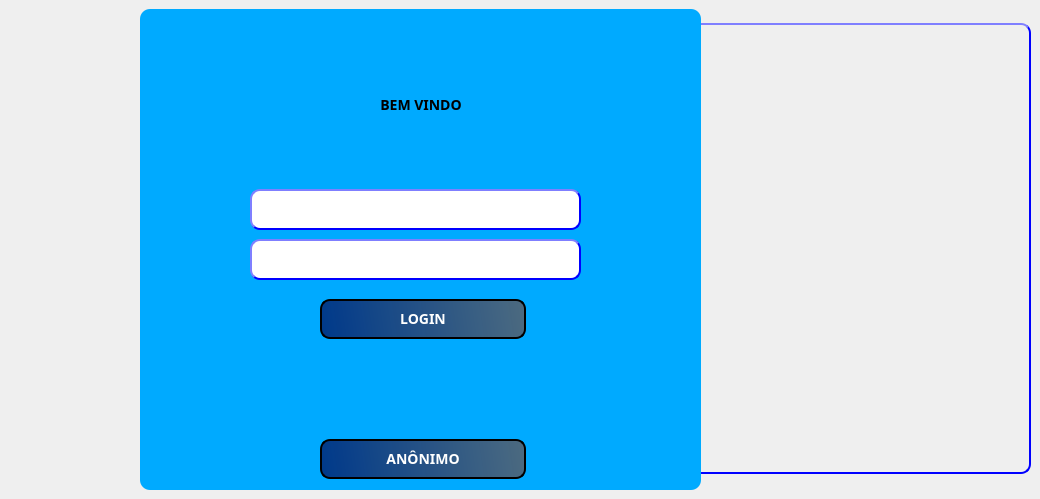
        <widget class="QWidget" name="pg_login">
         <widget class="QFrame" name="frame_2">
          <property name="geometry">
           <rect>
            <x>680</x>
            <y>23</y>
            <width>351</width>
            <height>451</height>
           </rect>
          </property>
          <property name="styleSheet">
           <string notr="true">border-style: outset;
border-width: 2px;
border-radius: 10px;
border-color: blue;

font: bold 14px;
min-width: 10em;
padding: 6px;
image: url(:/image/login.jpg);</string>
          </property>
          <property name="frameShape">
           <enum>QFrame::StyledPanel</enum>
          </property>
          <property name="frameShadow">
           <enum>QFrame::Raised</enum>
          </property>
         </widget>
         <widget class="QFrame" name="frame_3">
          <property name="geometry">
           <rect>
            <x>140</x>
            <y>9</y>
            <width>561</width>
            <height>481</height>
           </rect>
          </property>
          <property name="styleSheet">
           <string notr="true">border-color: blue;
border-radius: 10px;
border-style: outset;

font: bold 14px;
min-width: 10em;
padding: 6px;
background-color: rgb(0, 170, 255);</string>
          </property>
          <property name="frameShape">
           <enum>QFrame::StyledPanel</enum>
          </property>
          <property name="frameShadow">
           <enum>QFrame::Raised</enum>
          </property>
          <widget class="QPushButton" name="btn_login">
           <property name="geometry">
            <rect>
             <x>180</x>
             <y>290</y>
             <width>206</width>
             <height>40</height>
            </rect>
           </property>
           <property name="minimumSize">
            <size>
             <width>206</width>
             <height>40</height>
            </size>
           </property>
           <property name="maximumSize">
            <size>
             <width>310</width>
             <height>16777215</height>
            </size>
           </property>
           <property name="font">
            <font>
             <family>Reem Kufi</family>
             <pointsize>-1</pointsize>
             <italic>false</italic>
             <bold>true</bold>
            </font>
           </property>
           <property name="styleSheet">
            <string notr="true">
border-width: 2px;
border-radius: 10px;
border-color: black;
font: bold 14px;
min-width: 10em;
padding: 6px;
background-color: qlineargradient(spread:pad, x1:0, y1:0.505682, x2:1, y2:0.477, stop:0 rgba(0, 39,119, 219), stop:1 rgba(85, 98, 112, 226));
	color:rgba(255, 255, 255, 210);
color: rgb(255, 255, 255);</string>
           </property>
           <property name="text">
            <string>LOGIN</string>
           </property>
          </widget>
          <widget class="QPushButton" name="btn_anomimo">
           <property name="geometry">
            <rect>
             <x>180</x>
             <y>430</y>
             <width>206</width>
             <height>40</height>
            </rect>
           </property>
           <property name="minimumSize">
            <size>
             <width>206</width>
             <height>40</height>
            </size>
           </property>
           <property name="maximumSize">
            <size>
             <width>310</width>
             <height>16777215</height>
            </size>
           </property>
           <property name="font">
            <font>
             <family>Reem Kufi</family>
             <pointsize>-1</pointsize>
             <italic>false</italic>
             <bold>true</bold>
            </font>
           </property>
           <property name="styleSheet">
            <string notr="true">
color: rgb(255, 255, 255);
border-width: 2px;
border-radius: 10px;
border-color: black;
font: bold 14px;
min-width: 10em;
padding: 6px;
background-color: qlineargradient(spread:pad, x1:0, y1:0.505682, x2:1, y2:0.477, stop:0 rgba(0, 39,119, 219), stop:1 rgba(85, 98, 112, 226));
	color:rgba(255, 255, 255, 210);
color: rgb(255, 255, 255);</string>
           </property>
           <property name="text">
            <string>ANÔNIMO</string>
           </property>
          </widget>
          <widget class="QLineEdit" name="txt_senha">
           <property name="geometry">
            <rect>
             <x>110</x>
             <y>230</y>
             <width>331</width>
             <height>41</height>
            </rect>
           </property>
           <property name="minimumSize">
            <size>
             <width>206</width>
             <height>0</height>
            </size>
           </property>
           <property name="styleSheet">
            <string notr="true">border-style: outset;
border-width: 2px;
border-radius: 10px;
border-color: blue;
font: bold 14px;
min-width: 10em;
padding: 6px;
background-color: rgb(255, 255, 255);</string>
           </property>
           <property name="echoMode">
            <enum>QLineEdit::Password</enum>
           </property>
           <property name="alignment">
            <set>Qt::AlignCenter</set>
           </property>
          </widget>
          <widget class="QLineEdit" name="txt_login">
           <property name="geometry">
            <rect>
             <x>110</x>
             <y>180</y>
             <width>331</width>
             <height>41</height>
            </rect>
           </property>
           <property name="minimumSize">
            <size>
             <width>206</width>
             <height>0</height>
            </size>
           </property>
           <property name="styleSheet">
            <string notr="true">border-style: outset;
background-color: rgb(255, 255, 255);
border-width: 2px;
border-radius: 10px;
border-color: blue;
font: bold 14px;
min-width: 10em;
padding: 6px;</string>
           </property>
           <property name="alignment">
            <set>Qt::AlignCenter</set>
           </property>
          </widget>
          <widget class="QLabel" name="label">
           <property name="geometry">
            <rect>
             <x>180</x>
             <y>60</y>
             <width>202</width>
             <height>71</height>
            </rect>
           </property>
           <property name="font">
            <font>
             <family>Reem Kufi</family>
             <pointsize>-1</pointsize>
             <italic>false</italic>
             <bold>true</bold>
            </font>
           </property>
           <property name="text">
            <string>BEM VINDO</string>
           </property>
           <property name="alignment">
            <set>Qt::AlignCenter</set>
           </property>
          </widget>
         </widget>
        </widget>
